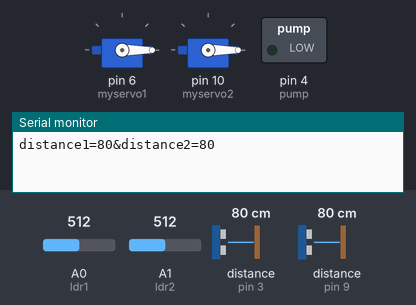
The sketch below on a simulated Arduino Uno, built with avr-gcc and run on an emulated ATmega328P. Shown: 2 × servo, switched loads named in the sketch (green lamp = pin HIGH), the last lines printed to the serial monitor. Wiring (inferred from the names in the program): 2 × ultrasonic range finder: trigger pin 2, echo pin 3 / trigger pin 7, echo pin 9. Inputs (shaded band) come from the test bench; at power-on: distance to the obstacle (sensors on pin 3, pin 9) 80 cm, A0 (ldr1) = 512, A1 (ldr2) = 512. The echo pulse lasts 58.3 µs per cm; pins used as bus, display or sensor lines are not drawn.

Above: at 2.2 s.
2.3 s: distance to the obstacle (sensor on pin 3) set to 10 cm
At 15.4 s:
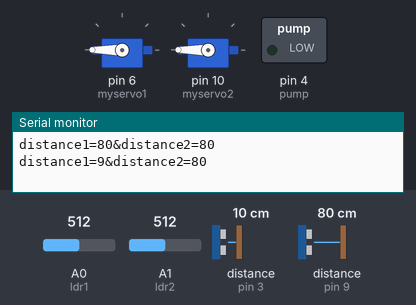
15.8 s: distance to the obstacle (sensor on pin 3) set to 7 cm
At 16.48 s:
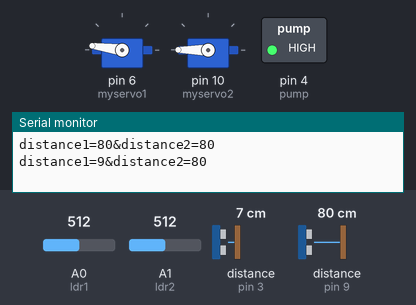
35.6 s: A0 (ldr1) set to 23
45.5 s: A0 (ldr1) set to 19
At 45.76 s:
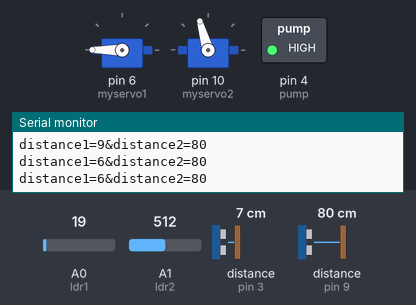
55.4 s: A1 (ldr2) set to 23
65.3 s: A1 (ldr2) set to 19
At 65.7 s:
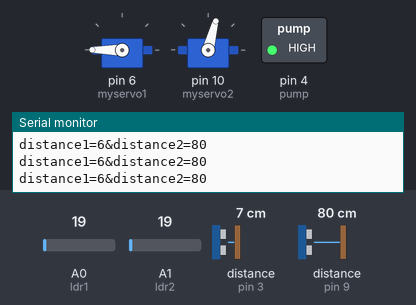
Timing chart, 0 to 68.8 s (numbered marks = the images above; inputs shaded):
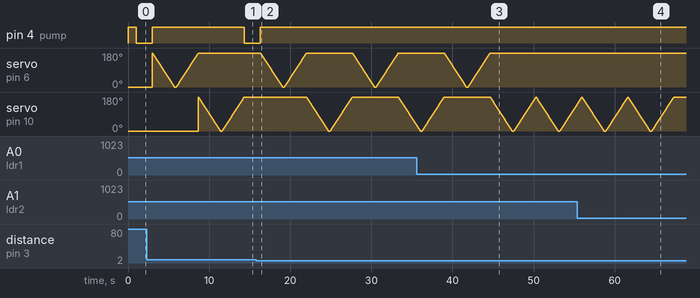

Measured:
- the behaviour switches between 9 and 8 cm on distance to the obstacle (sensor on pin 3) (found by bisection; images 1 and 2)
- the behaviour switches between 21 and 20 on A0 (ldr1) (found by bisection; images 2 and 3)
- the behaviour switches between 21 and 20 on A1 (ldr2) (found by bisection; images 3 and 4)
- after the input at 15.8 s, pin 4 (pump): goes on until 16.3 s, then stays HIGH
- after the input at 45.5 s, servo on pin 6 (myservo1): stops changing and stays 180°
- after the input at 65.3 s, servo on pin 10 (myservo2): goes on until 67.3 s, then stays 180°

The sketch:

full.ino
```cpp
#include <Servo.h>
Servo myservo1;
Servo myservo2;

int ldr1=A0;
int ldr2=A1;

//Sonar 1
int echoPin1 = 3;
int initPin1 = 2;
int distance1 =0;

//Sonar 2
int echoPin2 = 9;
int initPin2 = 7;
int distance2 =0;


//other
int pump = 4;
int isDisSensor = 0;
int isDisSensor2 = 0;
int pos = 0;
int value1=0;
int value2=0;
void setup() {
  Serial.begin(9600);
  myservo1.attach(6);
  myservo2.attach(10);
  pinMode(pump, OUTPUT);
  digitalWrite(pump, HIGH);
  pinMode(initPin1, OUTPUT);
  pinMode(echoPin1, INPUT);
  pinMode(initPin2, OUTPUT);
  pinMode(echoPin2, INPUT);
  digitalWrite(pump, HIGH);
  myservo1.write(0);
  myservo2.write(0);
  delay(1000);
}

void loop() {
  value1=analogRead(ldr1);
  value2=analogRead(ldr2);
  distance1 = getDistance(initPin1, echoPin1);
  distance2 = getDistance(initPin2, echoPin2);
  Serial.println((String)"distance1="+distance1+"&distance2="+distance2);
  if (distance1 > 7){
    son1();
  }
  if(value1>20)
  {
    opense1();
  }
  if(value2>20)
  {
    opense2();
  }
 son2();
}
int getDistance (int initPin, int echoPin){
 digitalWrite(initPin, HIGH);
 delayMicroseconds(10);
 digitalWrite(initPin, LOW);

 unsigned long pulseTime = pulseIn(echoPin, HIGH);
 int distance = pulseTime/58;
 return distance;

}
void son1(){
  digitalWrite(pump, LOW);
  delay(2000);
  digitalWrite(pump, HIGH);
  }
void son2(){
  //Kohereza data kuri website
  }
void opense1(){
  for (pos = 180; pos >= 0; pos -= 1) {
    myservo1.write(pos);
    delay(15);
  }
  delay(200);
  for (pos = 0; pos <= 180; pos += 1) {
    myservo1.write(pos);
    delay(15);
  }
}
void opense2(){
  for (pos = 180; pos >= 0; pos -= 1) {
    myservo2.write(pos);
    delay(15);
  }
  delay(200);
  for (pos = 0; pos <= 180; pos += 1) {
    myservo2.write(pos);
    delay(15);
  }
}
```
